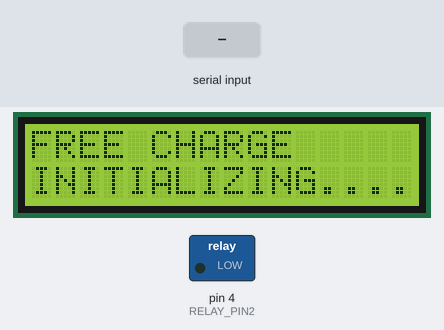
A sketch run on a simulated Arduino Uno, built with avr-gcc and run on an emulated ATmega328P. Parts: 16×2 character LCD, switched loads named in the sketch (green lamp = pin HIGH). The test bench sets the inputs (shaded band). What the sketch prints to the serial monitor is not drawn.

Above: at 1.1 s.
At 3.2 s:
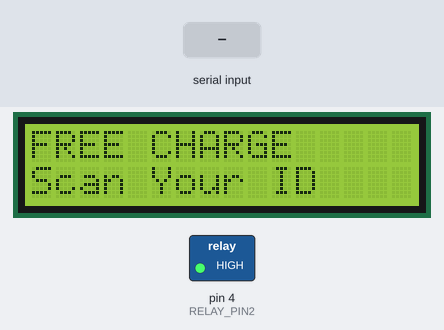
3.3 s: "Yes" received over Serial
At 4.5 s:
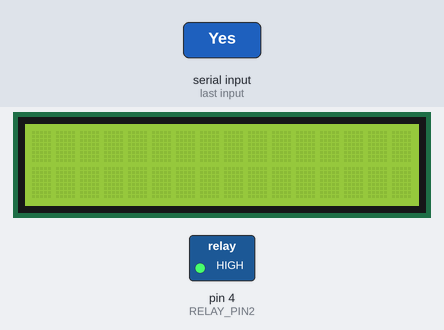
At 6.2 s:
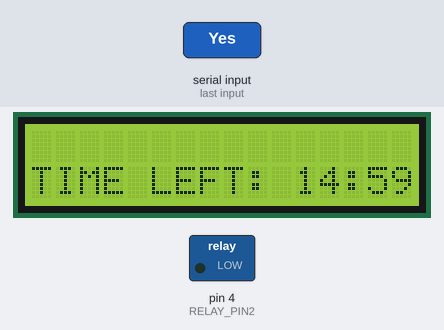
6.3 s: "1" received over Serial
Timing chart, 0 to 9.3 s (numbered marks = the images above; inputs shaded):
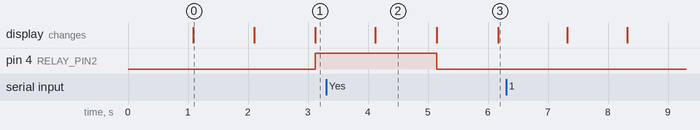

Measured:
- after the input at 3.3 s, pin 4 (RELAY_PIN2): HIGH → LOW after 1.8 s
- what the display in image 0 shows lasts 1.0 s, from 1.1 s to 2.1 s

The sketch:

ARDUINO.ino
```cpp
unsigned long startTime;
const unsigned long timerDuration = 15 * 60 * 1000;  // 15 minutes in milliseconds
#include <LiquidCrystal_I2C.h>

unsigned long previousMillis = 0; // Store the last time the display was updated
const long interval = 1000; // Interval of 1 second (in milliseconds)
int remainingTime = 900; // Timer starts at 15 minutes (900 seconds)
bool onoff=false;
#include <Wire.h>
const int RELAY_PIN2 = 4;
//initialize the liquid crystal library
//the first parameter is  the I2C address
//the second parameter is how many rows are on your screen
//the  third parameter is how many columns are on your screen
LiquidCrystal_I2C lcd(0x27,  16, 2);

void setup() {
  pinMode(RELAY_PIN2, OUTPUT);
  // digitalWrite(RELAY_PIN2, HIGH); // Ensure relay is OFF initially
  Serial.begin(115200);
  lcd.init();
  // lcd.begin(16,2);//Defining 16 columns and 2 rows of lcd display
  lcd.backlight();//To Power ON the back light

  lcd.setCursor(0,0); //Defining positon to write from first row,first column .
  lcd.print("FREE CHARGE"); //You can write 16 Characters per line .
  delay(1000);//Delay used to give a dynamic effect
  lcd.setCursor(0,1);  //Defining positon to write from second row,first column .
  lcd.print("INITIALIZING....");
  delay(1000);
  lcd.clear();//Clean the screen
}

String data="";

String removeSpaces(String input) {
  String output = "";
  for (int i = 0; i < input.length(); i++) {
    if (input.charAt(i) != ' ') {
      output += input.charAt(i);
    }
  }
  return output;
}

void loop() {
  // pinMode(RELAY_PIN2, OUTPUT);
  if (Serial.available()) {
    String receivedData = Serial.readString();  // Read data as string
    Serial.println("Received Data: " + receivedData);
    data = receivedData;
  }

  String noSpaces = removeSpaces(data);
  Serial.print("scan:");  // Output: HelloWorld!
  Serial.println(noSpaces);  // Output: HelloWorld!

  if(data == ""){
    lcd.setCursor(0,0); //Defining positon to write from first row,first column .
    lcd.print("FREE CHARGE"); //You can write 16 Characters per line .
    delay(1000);//Delay used to give a dynamic effect
    lcd.setCursor(0,1);  //Defining positon to write from second row,first column .
    lcd.print("Scan Your ID");
    digitalWrite(RELAY_PIN2, HIGH);
    delay(1000);
    lcd.clear();//Clean the screen
  } else {

    if (onoff == false) {

      String str = noSpaces; // Test string

      // Check if "Yes" is in the string
      if (str.indexOf("Yes") != -1) {
      lcd.clear();//Clean the screen
      lcd.setCursor(0,0); //Defining positon to write from first row,first column .
      lcd.print("STUDENT CHARGING"); //You can write 16 Characters per line .
      lcd.setCursor(0,1); //Defining positon to write from second row,first column .
      lcd.print("VERIFIED!");
      digitalWrite(RELAY_PIN2, LOW);
      onoff=true;
      Serial.println(data);
      delay(1000);//Delay used to give a dynamic effect
      lcd.clear();//Clean the screen
    } else {
      lcd.setCursor(0,0); //Defining positon to write from first row,first column .
      lcd.print("FREE CHARGE"); //You can write 16 Characters per line .
      lcd.setCursor(0,1); //Defining positon to write from second row,first column .
      lcd.print(data);
      delay(1000); //Delay used to give a dynamic effect
      lcd.clear();//Clean the screen
      digitalWrite(RELAY_PIN2, HIGH);
      delay(2000); //Delay used to give a dynamic effect
      data = "";
      onoff=false;
      Serial.print("INVALID RFID!");
    }

    if(noSpaces!="Yes" ){

    } else {

    }
  }
}

  if (onoff == true) {
    unsigned long currentMillis = millis(); // Get the current time
    if (currentMillis - previousMillis >= interval) {
      // Save the last time the display was updated
      previousMillis = currentMillis;

      if (remainingTime > 0) {
        remainingTime--;
      }

      // Calculate minutes and seconds
      int minutes = remainingTime / 60;
      int seconds = remainingTime % 60;

      // Ensure first row is consistent
      lcd.setCursor(0, 0);
      // lcd.print("FREE CHARGE  "); // Ensure spaces to remove leftover characters

      // Update only the timer portion of the LCD
      lcd.setCursor(0, 1);
      lcd.print("TIME LEFT: ");
      if (minutes < 10) lcd.print("0"); // Add leading zero if needed
      lcd.print(minutes);
      lcd.print(":");
      if (seconds < 10) lcd.print("0"); // Add leading zero if needed
      lcd.print(seconds);
      lcd.print("  "); // Extra spaces to clear old characters
      Serial.println("timer");
      if (remainingTime == 0) {
        lcd.clear();
        lcd.setCursor(0, 0);
        lcd.print("FREE CHARGE");
        lcd.setCursor(0, 1);
        lcd.print("Scan Your ID");
        delay(1000); // Give a slight delay for effect
        onoff = false;
        data = "";
        digitalWrite(RELAY_PIN2, HIGH);
      }
    }
  }

}
```
